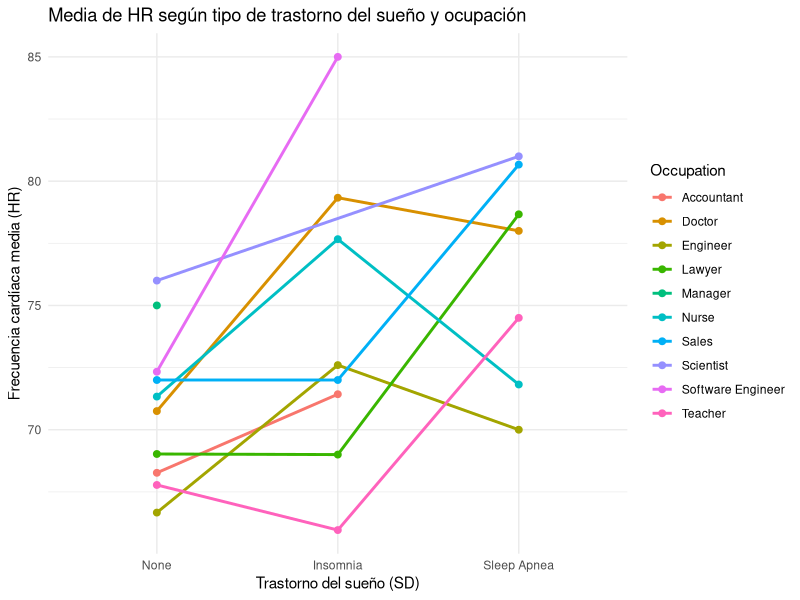

Source code (R):
## ---- chunk 1
library(readxl)

df <- read_excel("sleephealth.xlsx")
head(df)
## ---- chunk 2
colnames(df)[colnames(df) == "Person.ID"] <- "ID"
colnames(df)[colnames(df) == "Sleep.Duration"] <- "SH"
colnames(df)[colnames(df) == "Quality.of.Sleep"] <- "SQ"
colnames(df)[colnames(df) == "Physical.Activity.Level"] <- "PHY"
colnames(df)[colnames(df) == "Stress.Level"] <- "Stress"
colnames(df)[colnames(df) == "BMI.Category"] <- "BMI"
colnames(df)[colnames(df) == "Blood.Pressure"] <- "BP"
colnames(df)[colnames(df) == "Heart.Rate"] <- "HR"
colnames(df)[colnames(df) == "Daily.Steps"] <- "Steps"
colnames(df)[colnames(df) == "Sleep.Disorder"] <- "SD"


colnames(df)
## ---- chunk 3
list(
  Gender = unique(df$Gender),
  Occupation = unique(df$Occupation),
  BMI = unique(df$BMI),
  SleepDisorder = unique(df$`SD`) 
)
## ---- chunk 4
library(dplyr)
library(stringr)  

# -------------------------------
# Normalizar Occupation
# -------------------------------
df$Occupation <- df$Occupation %>%
  str_trim() %>%
  str_to_lower() %>%
  str_to_title()

df$Occupation[df$Occupation %in% c("Sales Representative", "Salesperson")] <- "Sales"
df$Occupation <- as.factor(df$Occupation)

# -------------------------------
# Normalizar BMI
# -------------------------------
df$BMI <- df$BMI %>%
  str_trim() %>%
  str_to_lower() %>%
  str_to_title()

df$BMI[df$BMI %in% c("Normal", "Normal Weight")] <- "Normal"
df$BMI <- as.factor(df$BMI)

# -------------------------------
# Normalizar Sleep Disorder (SD)
# -------------------------------
df$SD <- df$SD %>%
  str_trim() %>%
  str_to_lower() %>%
  str_to_title() %>%
  as.factor()

df$Gender <- as.factor(df$Gender)
df$SD <- as.factor(df$SD)


list(
  Gender = levels(df$Gender),
  Occupation = levels(df$Occupation),
  BMI = levels(df$BMI),
  SleepDisorder = levels(df$SD)
)

## ---- chunk 5
str(df)
## ---- chunk 6
library(dplyr)
library(stringr)

# Convertir columnas mal tipadas a numéricas
df <- df %>%
  mutate(
    Age = as.numeric(Age),
    SH = as.numeric(SH)
  )

# Separar presión arterial en dos columnas numéricas 
df <- df %>%
  mutate(
    BPsyst = as.numeric(str_extract(BP, "^\\d+")),
    BPdias = as.numeric(str_extract(BP, "(?<=/)\\d+"))
  )

# Eliminar la columna BP original 
df <- df %>%
  select(-BP)

str(df)
summary(select(df, Age, SH, SQ, PHY, Stress, HR, Steps, BPsyst, BPdias))

## ---- chunk 7
df <- df %>%
  mutate(
    Age = ifelse(Age < 0 | Age > 120, NA, Age),
    SH = ifelse(SH < 0 | SH > 24, NA, SH),
    SQ = ifelse(SQ < 1 | SQ > 10, NA, SQ),
    Stress = ifelse(Stress < 1 | Stress > 10, NA, Stress),
    PHY = ifelse(PHY < 0 | PHY > 1440, NA, PHY),
    HR = ifelse(HR < 30 | HR > 200, NA, HR),
    Steps = ifelse(Steps < 0, NA, Steps),
    BPsyst = ifelse(BPsyst < 50 | BPsyst > 250, NA, BPsyst),
    BPdias = ifelse(BPdias < 30 | BPdias > 150, NA, BPdias)
  )
## ---- chunk 8
summary(select(df, Age, SH, SQ, PHY, Stress, HR, Steps, BPsyst, BPdias))
## ---- chunk 9
colSums(is.na(df[, c("Age", "SH", "SQ", "Stress", "PHY", "HR", "Steps", "BPsyst", "BPdias")]))

## ---- chunk 10
library(VIM)

# Imputamos solo Age y SH con k = 3
df_imputed <- kNN(df, variable = c("Age", "SH"), k = 3, imp_var = TRUE)

# Mostrar las filas donde se imputó Age o SH
df_imputed[which(df_imputed$Age_imp | df_imputed$SH_imp),
           c("ID", "Age", "Age_imp", "SH", "SH_imp")]


## ---- chunk 11
colSums(is.na(df_imputed[, c("Age", "SH", "SQ", "Stress", "PHY", "HR", "Steps", "BPsyst", "BPdias")]))
## ---- chunk 12

numeric_vars <- df_imputed[, c("Age", "SH", "SQ", "PHY", "Stress", "HR", "Steps", "BPsyst", "BPdias")]

# Calculamos la matriz de correlaciones de Pearson
cor_matrix <- cor(numeric_vars)

round(cor_matrix, 2)

## ---- chunk 13
cor_pearson <- function(x, y) {
  x <- as.numeric(x)
  y <- as.numeric(y)
  
  x_mean <- mean(x)
  y_mean <- mean(y)
  
  numerator <- sum((x - x_mean) * (y - y_mean))
  
  denominator <- sqrt(sum((x - x_mean)^2) * sum((y - y_mean)^2))
  
  r <- numerator / denominator
  return(r)
}

## ---- chunk 14
manual <- cor_pearson(df_imputed$SH, df_imputed$SQ)
builtin <- cor(df_imputed$SH, df_imputed$SQ)

manual
builtin

## ---- chunk 15
library(dplyr)
library(kableExtra)

tabla_resumen <- df_imputed %>%
  group_by(SD) %>%
  summarise(
    SH_media = mean(SH, na.rm = TRUE),
    SH_sd = sd(SH, na.rm = TRUE),
    
    SQ_media = mean(SQ, na.rm = TRUE),
    SQ_sd = sd(SQ, na.rm = TRUE),
    
    HR_media = mean(HR, na.rm = TRUE),
    HR_sd = sd(HR, na.rm = TRUE),
    
    Stress_media = mean(Stress, na.rm = TRUE),
    Stress_sd = sd(Stress, na.rm = TRUE)
  )

tabla_resumen %>%
  kable(digits = 2, caption = "Resumen estadístico por tipo de trastorno del sueño") %>%
  kable_styling(full_width = FALSE)

## ---- chunk 16
library(ggplot2)

df_plot <- df_imputed %>%
  group_by(SD, Occupation) %>%
  summarise(HR_media = mean(HR, na.rm = TRUE), .groups = "drop")

df_plot$SD <- factor(df_plot$SD, levels = c("None", "Insomnia", "Sleep Apnea"))

ggplot(df_plot, aes(x = SD, y = HR_media, group = Occupation, color = Occupation)) +
  geom_line(size = 1) +
  geom_point(size = 2) +
  labs(
    title = "Media de HR según tipo de trastorno del sueño y ocupación",
    x = "Trastorno del sueño (SD)",
    y = "Frecuencia cardíaca media (HR)"
  ) +
  theme_minimal()

## ---- chunk 17
write.csv(df_imputed, "sleephealth_processed.csv", row.names = FALSE)
